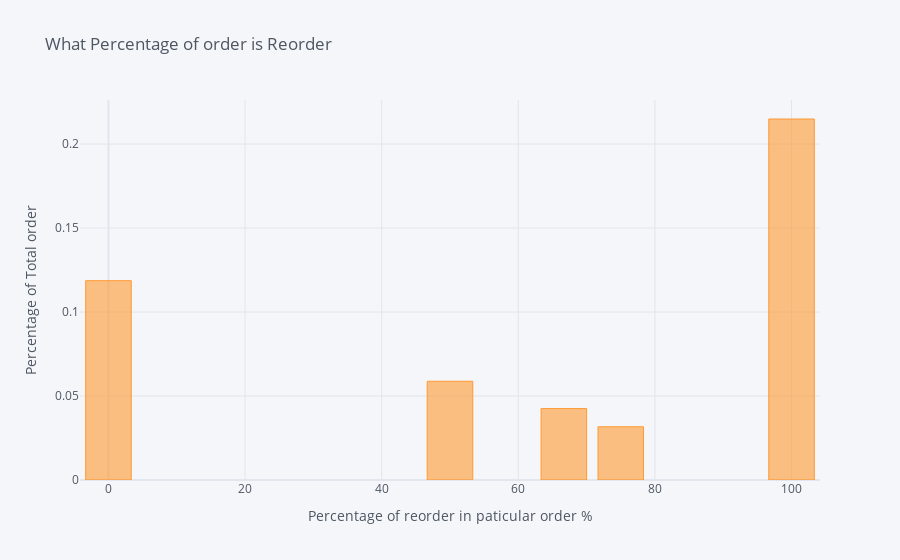

Notebook cell for this chart:
### Markdown cell above
Plotting what percentage in an order is reorder and how much does it occupy in total order

### Code cell
def percent(x):
    return sum(x)/len(x)*100
order_products.groupby('order_id').agg({'reordered': percent})['reordered'].value_counts(normalize  = True).iloc[:5].iplot(kind = 'bar', 
                                                                             title = 'What Percentage of order is Reorder',
                                                                             xTitle = 'Percentage of reorder in paticular order %',
                                                                             yTitle = 'Percentage of Total order')

### Figure 1 — Plotly figure (JSON) as saved in the notebook; plotly's stock layout.template omitted (floating-point values rounded to 4 significant figures)
{"data": [{"marker": {"color": "rgba(255, 153, 51, 0.6)", "line": {"color": "rgba(255, 153, 51, 1.0)", "width": 1}}, "name": "reordered", "orientation": "v", "text": "", "type": "bar", "x": [100, 0, 50, 66.67, 75], "y": [0.2149, 0.1187, 0.05878, 0.04252, 0.03169]}], "layout": {"legend": {"bgcolor": "#F5F6F9", "font": {"color": "#4D5663"}}, "paper_bgcolor": "#F5F6F9", "plot_bgcolor": "#F5F6F9", "title": {"font": {"color": "#4D5663"}, "text": "What Percentage of order is Reorder"}, "xaxis": {"gridcolor": "#E1E5ED", "showgrid": true, "tickfont": {"color": "#4D5663"}, "title": {"font": {"color": "#4D5663"}, "text": "Percentage of reorder in paticular order %"}, "zerolinecolor": "#E1E5ED"}, "yaxis": {"gridcolor": "#E1E5ED", "showgrid": true, "tickfont": {"color": "#4D5663"}, "title": {"font": {"color": "#4D5663"}, "text": "Percentage of Total order"}, "zerolinecolor": "#E1E5ED"}}}
